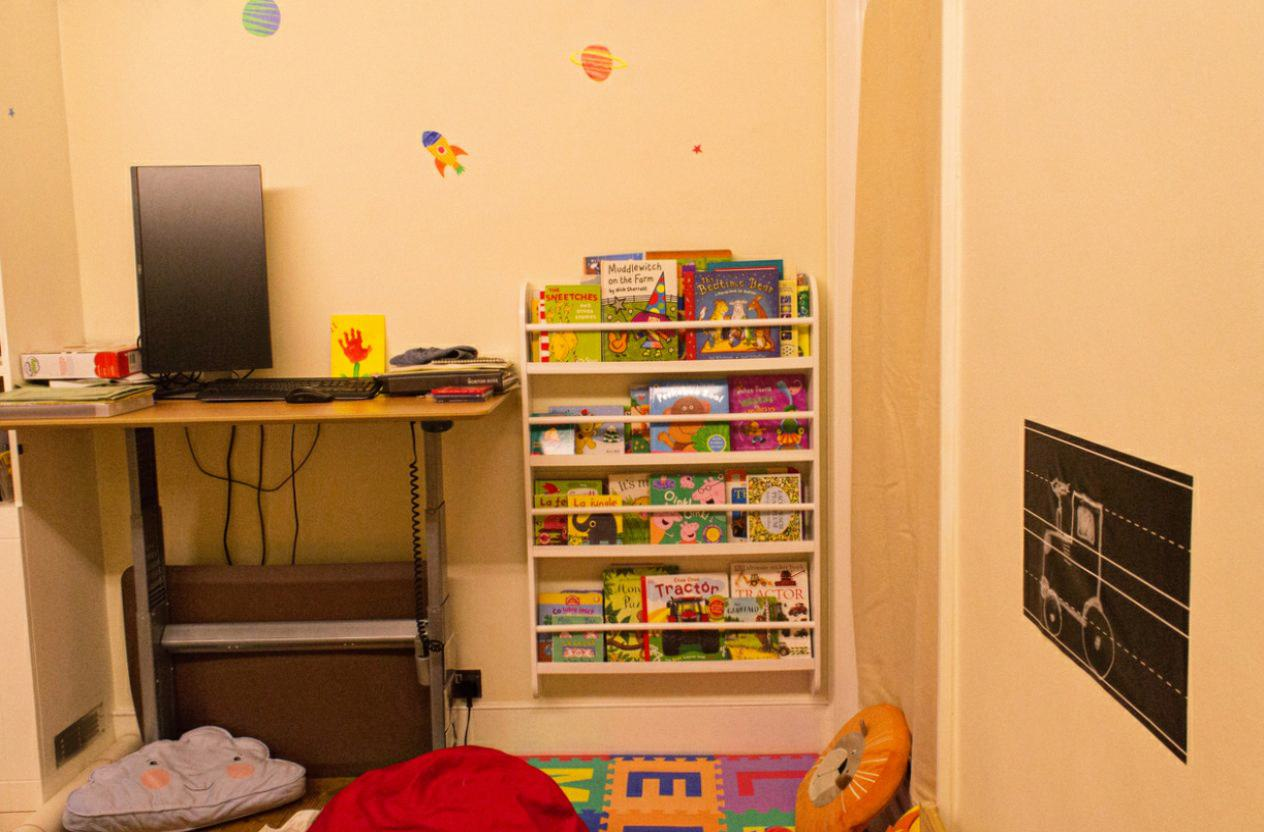

Reproduce this figure in Python.
from PIL import Image

im1 = Image.open(r"./datasets/playroom_split/color/input/DSC05573.jpg")
im2 = Image.open(r"./datasets/playroom_split/structure/input/DSC05573.jpg")
im3 = Image.blend(im1, im2, 0.3)
im3.show()
im3.save('test.jpg')
